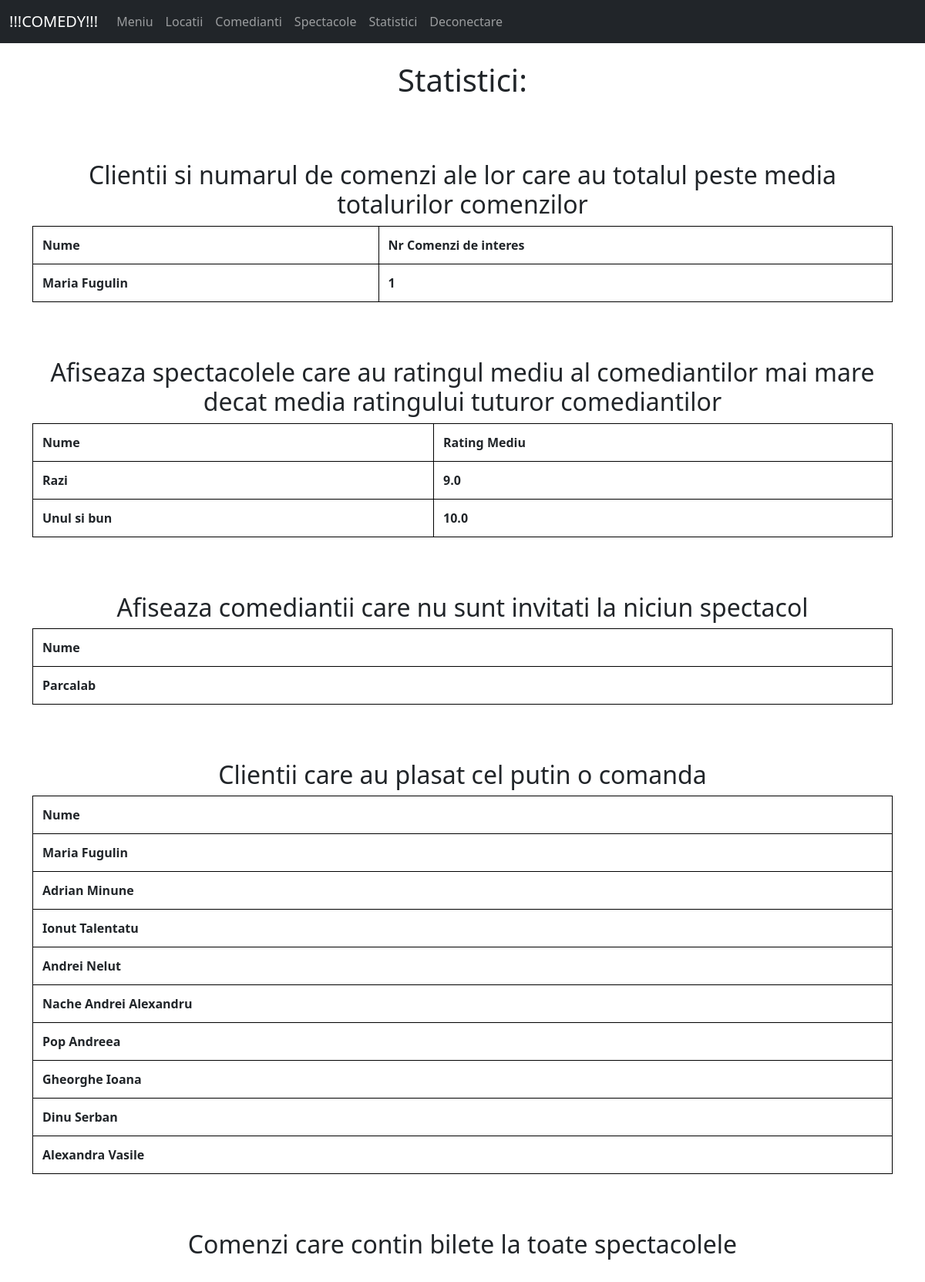
The page /profil_admin/statistici (signed in) on the database its author committed.
### tables this page shows
CREATE TABLE Client(
            ID_client INTEGER PRIMARY KEY AUTOINCREMENT,
            nume VARCHAR(40),
            adresa VARCHAR(200),
            telefon VARCHAR(15),
            mail VARCHAR(50),
            parola VARCHAR(50),
            card VARCHAR(50)
          );

CREATE TABLE Spectacol(
            ID_spectacol INTEGER PRIMARY KEY AUTOINCREMENT,
            nume_spectacol VARCHAR(70),
            data DATE,
            ora TIME,
            descriere_spectacol VARCHAR(70),
            ID_locatie INTEGER,
            bilete_max INTEGER,
            pret_bilet INTEGER,
            FOREIGN KEY (ID_locatie) REFERENCES Locatie(ID_locatie) ON DELETE CASCADE
        );

CREATE TABLE Comediant(
            ID_comediant INTEGER PRIMARY KEY AUTOINCREMENT,
            nume VARCHAR(40),
            telefon VARCHAR(15),
            mail VARCHAR(50),
            
            descriere_comediant VARCHAR(150),
            rating INT
          );

### app.py (the view, shortened to what this page needs)
@app.route('/profil_admin/statistici', methods=['GET', 'POST'])
def admin_statistici():
    if (session["logat"] != 1):
        return redirect('/')
    conn = sqlite3.connect('database.db')
    cursor = conn.cursor()
    cursor.execute("""SELECT cl.nume , COUNT(cl.ID_client)
FROM Client cl INNER JOIN Comanda c on cl.ID_client = c.ID_client
WHERE c.total > (SELECT avg(total) FROM Comanda)
GROUP BY cl.ID_client""")
    cl_bogati=cursor.fetchall()
    cursor.execute("""SELECT  s.nume_spectacol, AVG(c.rating)
FROM Spectacol s INNER JOIN SpectacolComediant sc ON s.ID_spectacol = sc.ID_spectacol
INNER JOIN Comediant c ON c.ID_comediant = sc.ID_comediant
GROUP BY s.ID_spectacol
HAVING AVG(c.rating) > (SELECT AVG(rating) FROM Comediant)""")
    spec_frumoase=cursor.fetchall()
    print(spec_frumoase)
    cursor.execute("""SELECT c.nume FROM  Comediant c
    WHERE c.ID_comediant NOT IN (
    SELECT DISTINCT c2.ID_comediant
    FROM Comediant c2 INNER JOIN SpectacolComediant sc
    ON c2.ID_comediant = sc.ID_comediant)
""")
    comedianti_lenesi=cursor.fetchall()
    cursor.execute("""SELECT nume
FROM Client
WHERE EXISTS (
    SELECT 1
    FROM Comanda
    WHERE Comanda.ID_client = Client.ID_client
);""")
    clienti_activi=cursor.fetchall()
    cursor.execute("""SELECT c.ID_comanda, c.metoda_platii, c.total, c.data_comanda, cl.nume
                    FROM Comanda c INNER JOIN Bilete b ON c.ID_comanda=b.ID_comanda
                    INNER JOIN Client cl ON cl.ID_client = c.ID_client
                    GROUP BY c.ID_comanda
                    HAVING count( DISTINCT b.ID_spectacol) = (SELECT COUNT(s.ID_spectacol)
                    FROM Spectacol s)""")
    comenzi=cursor.fetchall()
    lista_comenzi=[]
    return render_template("statistici.html",cl_bogati=cl_bogati,
                           spec_frumoase=spec_frumoase,
                            comedianti_lenesi=comedianti_lenesi,
                            clienti_activi=clienti_activi,lista_comenzi=lista_comenzi)

### templates/statistici.html (shortened to what this page needs)
{% extends 'base_admin.html' %}
{% block content %}
<center>
    <div class= "container">
<h1>Statistici:</h1>
    </div>
    <br>
    <br>
    <br>
    <h2 > Clientii si numarul de comenzi ale lor care au totalul peste media totalurilor comenzilor </h2>
    <table>
        <thead>
            <tr>
                <td>Nume</td>
                <td>Nr Comenzi de interes</td>
            </tr>
        </thead>
        <tbody>
            {% for cl in cl_bogati %}
            <tr>
                <td>{{ cl[0] }}</td>
                <td>{{ cl[1] }}</td>
            </tr>
            {% endfor %}
        </tbody>
    </table>
    <br>
    <br>
    <br>
    <h2 > Afiseaza spectacolele care au ratingul mediu al comediantilor mai mare decat media ratingului tuturor comediantilor </h2>
    <table>
        <thead>
            <tr>
                <td>Nume</td>
                <td>Rating Mediu</td>
            </tr>
        </thead>
        <tbody>
            {% for s in spec_frumoase %}
            <tr>
                <td>{{ s[0] }}</td>
                <td>{{ s[1] }}</td>
            </tr>
            {% endfor %}
        </tbody>
    </table>
    <br>
    <br>
    <br>
    <h2 > Afiseaza comediantii care nu sunt invitati la niciun spectacol </h2>
    <table>
        <thead>
            <tr>
                <td>Nume</td>
            </tr>
        </thead>
        <tbody>
            {% for c in comedianti_lenesi %}
            <tr>
                <td>{{ c[0] }}</td>
            </tr>
            {% endfor %}
        </tbody>
    </table>
    <br>
    <br>
    <br>
    <h2 > Clientii care au plasat cel putin o comanda </h2>
    <table>
        <thead>
            <tr>
                <td>Nume</td>
            </tr>
        </thead>
        <tbody>
            {% for c in clienti_activi %}
            <tr>
                <td>{{ c[0] }}</td>
            </tr>
            {% endfor %}
        </tbody>
    </table>
    <br>
    <br>
    <br>
    <h2 > Comenzi care contin bilete la toate spectacolele </h2>
</center>
    <br>
    <br>
    <br>
{% endblock %}

### templates/statistici.html (style rules this page uses)
table { border-collapse: collapse; width: 100%; }
th, td { border: 1px solid black; padding: 12px; text-align: left; }
td { font-weight: bold; }

### rows shown on the page
Client: nume "Maria Fugulin", cl "1"
Spectacol: nume_spectacol "Razi", s "9.0"
Spectacol: nume_spectacol "Unul si bun", s "10.0"
Comediant: nume "Parcalab"
Client: nume "Adrian Minune"
Client: nume "Ionut Talentatu"
Client: nume "Andrei Nelut"
Client: nume "Nache Andrei Alexandru"
Client: nume "Pop Andreea"
Client: nume "Gheorghe Ioana"
Client: nume "Dinu Serban"
Client: nume "Alexandra Vasile"
